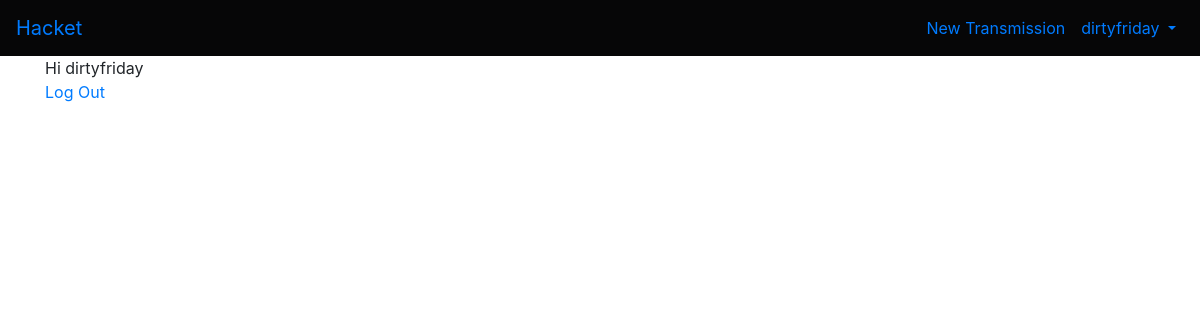
The page / (signed in) on the database as committed earlier.
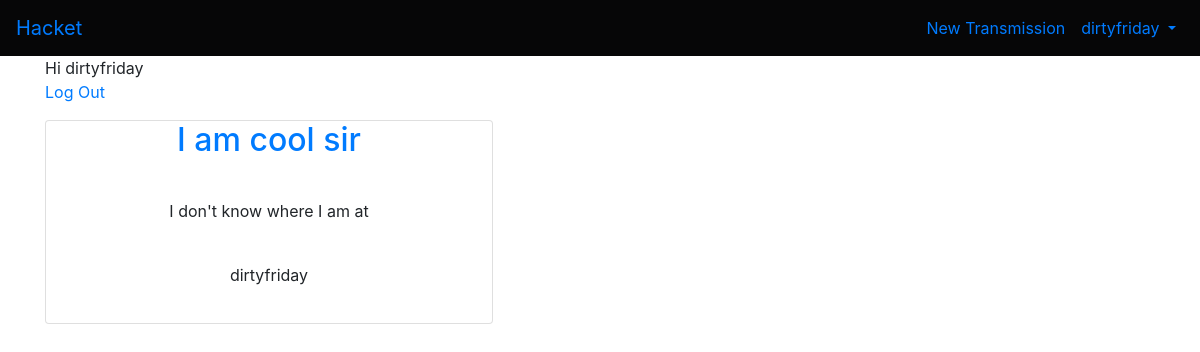
The same page on the database as committed later.
### accounts/models.py (models this page shows)
class CustomUser(AbstractUser):
    age = models.PositiveIntegerField(null=True, blank=True)
    bio = models.TextField(max_length=255, null=True, blank=True)

### transmissions/models.py (models this page shows, shortened)
class Transmission(models.Model):
    title = models.CharField(max_length=200, default=200,)
    author = models.ForeignKey('accounts.CustomUser', on_delete=models.CASCADE, default="Joe")
    body = models.TextField()

### transmissions/views.py (the view)
# urls.py: path('', TransmissionListView.as_view(), name='home'),
class TransmissionListView(ListView):
    model = Transmission
    template_name = 'home.html'

### templates/home.html (shortened to what this page needs)
{% extends 'base.html' %}
{% block content %}
{% if user.is_authenticated %}
    Hi {{ user.username }}
    <p><a href="{% url 'logout' %}">Log Out</a></p>
{% endif %}
    {% for object in object_list %}
        <div class="post-entry card text-center" style="width: 28rem;">
            <div class="card-title">
                <h2><a href="{% url 'transmission_detail' object.pk %}">{{ object.title }}</a></h2>
            </div>
            <div class="card-body">
                <p> {{ object.body }} </p>
                <p> {{ object.author }} </p>
            </div>
        </div>
    {% endfor %}
{% endblock content %}

### templates/base.html (shortened to what this page needs)
{% load static %}
<html>
    <head>
        <link rel="stylesheet" href="{% static 'css/base.css' %}">
        <link rel="stylesheet" href="https://cdn.jsdelivr.net/npm/bootstrap@4.5.3/dist/css/bootstrap.min.css">
    </head>
    <body>
        <nav class="navbar navbar-expand-lg">
            <a class="navbar-brand" href="{% url 'home' %}">Hacket</a>
            <div class="collapse navbar-collapse" id="navbarSupportedContent">
                {% if user.is_authenticated %}
                    <ul class="navbar-nav ml-auto">
                        <li class="nav-item">
                            <a class="nav-link" href="{% url 'transmission_new' %}">New Transmission</a>
                        </li>
                        <li class="nav-item">
                            <a class="nav-link dropdown-toggle" href="#"
                                id="navbarDropdown" role="button" data-toggle="dropdown"
                                aria-haspopup="true" aria-expanded="false">
                                {{ user.username }}
                            </a>
                        </li>
                    </ul>
                {% else %}
                    <form class="form-inline ml-auto">
                        <a href="{% url 'login' %}" class="btn btn-outline-secondary">Log In</a>
                        <a href="{% url 'signup' %}" class="btn btn-primary ml-2">Sign up</a>
                    </form>
                {% endif %}
            </div>
        </nav>
        <main>
            <div class="container">
                {% block content %}
                {% endblock content %}
            </div>
        </main>
    </body>
</html>

### static/css/base.css (style rules this page uses)
nav { background-color:rgb(6, 6, 7); }

Rows that differ between the two databases and show on the page:
added Transmission: title "I am cool sir", body "I don't know where I am at", author "dirtyfriday"
